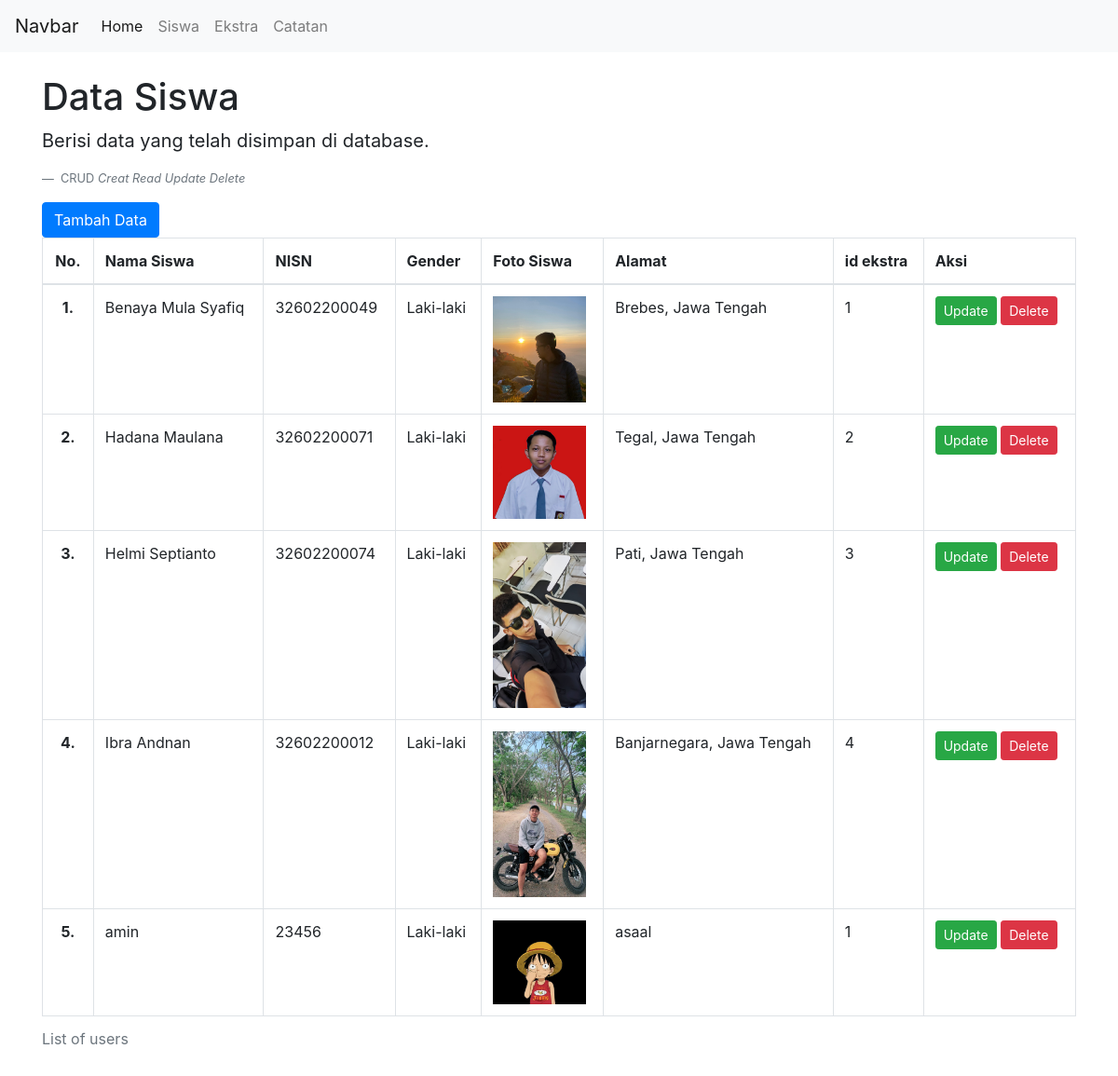
The app's page /siswa.php with its own data.
### tables this page shows
CREATE TABLE `siswa` (
  `id_siswa` int(11) NOT NULL,
  `nisn` varchar(15) NOT NULL DEFAULT '0',
  `nama_siswa` varchar(45) NOT NULL DEFAULT '0',
  `gender` varchar(15) NOT NULL DEFAULT '0',
  `foto_siswa` varchar(50) NOT NULL DEFAULT '0',
  `alamat` varchar(150) NOT NULL DEFAULT '0',
  `id_ekstra` int(11) DEFAULT NULL
);

### siswa.php (the view, shortened to what this page needs)
<?php
	include 'koneksi.php';
	$query = "SELECT * FROM siswa;";
	$sql = mysqli_query($koneksi, $query);
	$nomor = 0;
?>
<!DOCTYPE html>
<html>
<head>
	<link rel="stylesheet" href="css/bootstrap.min.css" >
</head>
<body>
	<nav class="navbar navbar-expand-lg navbar-light bg-light">
	  <a class="navbar-brand" href="#">Navbar</a>
	  <div class="collapse navbar-collapse" id="navbarNavAltMarkup">
	    <div class="navbar-nav">
	      <a class="nav-link active" href="index.php">Home <span class="sr-only">(current)</span></a>
	      <a class="nav-link" href="siswa.php">Siswa</a>
	      <a class="nav-link" href="ekstra.php">Ekstra</a>
	      <a class="nav-link" href="catatan.php">Catatan</a>
	    </div>
	  </div>
	</nav>
	<div class="container">
			<h1 class="mt-4">Data Siswa</h1>
			<figure>
				<blockquote class="blockquote">
			  		<p>Berisi data yang telah disimpan di database.</p>
			  </blockquote>
			  <figcaption class="blockquote-footer">
			  	CRUD <cite title="Source Title">Creat Read Update Delete</cite>
			  </figcaption>
			</figure>
			<a href="kendali.php" type="button" class="btn btn-primary">
				Tambah Data
			</a>
			<table class="table table-bordered table-hover">
			  <caption>List of users</caption>
			  <thead>
			    <tr>
			      <th scope="col"><center>No.</center></th>
			      <th scope="col">Nama Siswa</th>
			      <th scope="col">NISN</th>
			      <th scope="col">Gender</th>
			      <th scope="col">Foto Siswa</th>
			      <th scope="col">Alamat</th>
			      <th scope="col">id ekstra</th>
			      <th scope="col">Aksi</th>
			    </tr>
			  </thead>
			  <tbody>
			  <?php
			  	while($hasil = mysqli_fetch_assoc($sql)){
			  ?>
			    <tr>
			      <th scope="row"><center>
			      	<?php
			      		echo ++$nomor;
					?>.
			      </center></th>
			      <td>
			      	<?php
			      		echo $hasil['nama_siswa'];
					?>
			      </td>
			      <td>
			      	<?php
			      		echo $hasil['nisn'];
					?>
			      </td>
			      <td>
			      	<?php
			      		echo $hasil['gender'];
					?>
			      </td>
			      <td>
			      	<img src="img/<?php
			      		echo $hasil['foto_siswa'];
					?>" style="width: 100px;">
			      </td>
			      <td>
			      	<?php
			      		echo $hasil['alamat'];
					?>
			      </td>
			      <td>
			      	<?php
			      		echo $hasil['id_ekstra'];
					?>
			      </td>
			      <td>
			      	<a href="kendali.php?ubah=<?php
			      		echo $hasil['id_siswa'];
					?>" type="button" class="btn btn-success btn-sm">
			      		Update
			      	</a>
			      	<a href="proses.php?hapus=<?php
			      		echo $hasil['id_siswa'];
					?>" type="button" class="btn btn-danger btn-sm" onClick="return confirm('Apakah Anda Yakin Ingin Menghapus Data Tersebut?')">
			      		Delete
			      	</a>
			      </td>
			    </tr>
			    <?php
			    	}
			    ?>
			  </tbody>
			</table>
	</div>
</body>
</html>

### records on screen
siswa: nama_siswa "Benaya Mula Syafiq", nisn "32602200049", gender "Laki-laki", foto_siswa (picture), alamat "Brebes, Jawa Tengah", id_ekstra "1"
siswa: nama_siswa "Hadana Maulana", nisn "32602200071", gender "Laki-laki", foto_siswa (picture), alamat "Tegal, Jawa Tengah", id_ekstra "2"
siswa: nama_siswa "Helmi Septianto", nisn "32602200074", gender "Laki-laki", foto_siswa (picture), alamat "Pati, Jawa Tengah", id_ekstra "3"
siswa: nama_siswa "Ibra Andnan", nisn "32602200012", gender "Laki-laki", foto_siswa (picture), alamat "Banjarnegara, Jawa Tengah", id_ekstra "4"
siswa: nama_siswa "amin", nisn "23456", gender "Laki-laki", foto_siswa (picture), alamat "asaal", id_ekstra "1"
